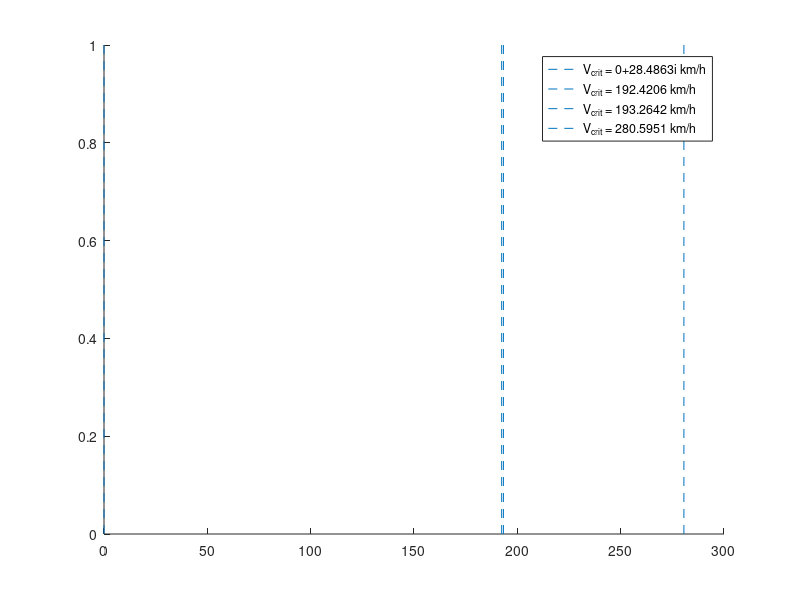

MATLAB code to generate this figure:
% Parameters
m1 = 600; m2 = 45; m3 = 45; J = 1020; L = 2.5; p = 0.52;
k1 = 500e3; k2 = 20e3; k3 = 20e3;

% Mass matrix
M = diag([m1, m2, m3, J]);

% Stiffness matrix
K = [k1+k2, -k2, -k3, (1-p)*L*k2;
    -k2, k2, 0, -p*L*k2;
    -k3, 0, k3, -p*L*k3;
    (1-p)*L*k2, -p*L*k2, -p*L*k3, (p*L)^2*k2 + (1-p)*L*k3];

% Eigenvalue problem
[eigenvectors, eigenvalues] = eig(K, M);
eigenfrequencies = sqrt(diag(eigenvalues)) / (2 * pi); % Convert to Hz

% Display the eigenfrequencies
disp('Eigenfrequencies (Hz):');
disp(eigenfrequencies);

% Critical speeds
lambda = 16; % Wavelength of road profile (m)
Vcrit = lambda * eigenfrequencies; % Critical speed in m/s
Vcrit_kmh = Vcrit * 3.6; % Convert to km/h

fprintf('Critical speeds (km/h):\n');
disp(Vcrit_kmh);

% Plot the critical speeds on the previous graph
hold on;
yLimits = ylim; % Get current y-axis limits
for i = 1:length(Vcrit_kmh)
    line([Vcrit_kmh(i) Vcrit_kmh(i)], yLimits, 'LineStyle', '--', 'DisplayName', ['V_{crit} = ' num2str(Vcrit_kmh(i)) ' km/h']);
end
legend show;

% Report the Eigenvectors
disp('Eigenvectors:');
disp(eigenvectors);